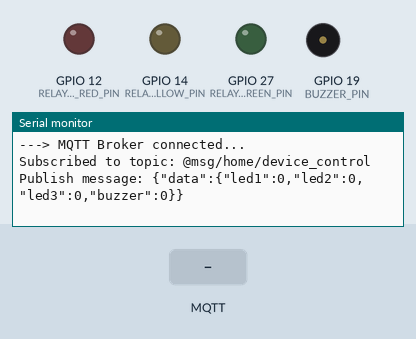
Recording of a program running on a simulated ESP32. Parts: output pins drawn as LEDs (lit = HIGH), buzzer (waves = sounding, pin HIGH), the last lines printed to the serial monitor. The inputs (shaded band) are chosen by the test bench. WiFi joins after 1.5 s; servers stay silent unless stated; no MQTT or app messages arrive unless stated.

Above: at 2.7 s.
2.8 s: MQTT message "1" arrives on the first subscribed topic
At 4.0 s:
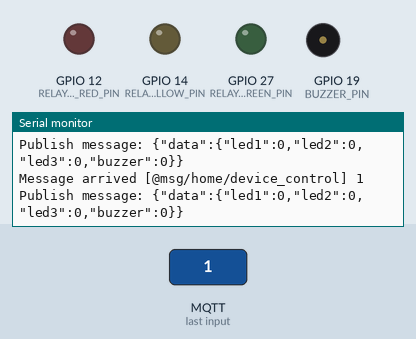
5.0 s: MQTT message "on" arrives on the first subscribed topic
At 6.7 s:
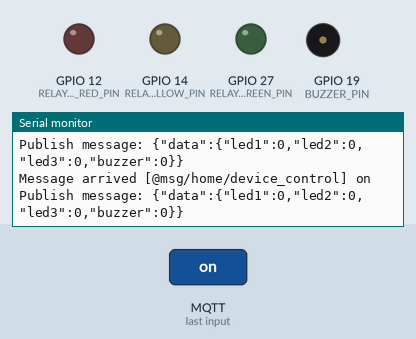
7.0 s: MQTT message "off" arrives on the first subscribed topic
At 8.6 s:
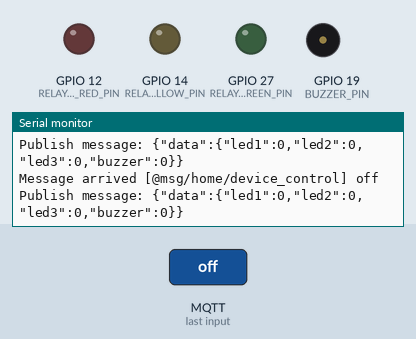

The program:

main.cpp
```cpp
#include <Arduino.h>
#include <PubSubClient.h>
#include <WiFi.h>
int outputState[4] = {0, 0, 0, 0};
// WIFI config
const char *ssid = "Wokwi-GUEST";
const char *password = "";
WiFiClient wifiClient;
// MQTT client config
const char *mqttServer = "mqtt.netpie.io";
const int mqttPort = 1883;
const char *mqttClientId = "8af8b2f4-56a9-49a0-965c-00e9ec178220";
const char *mqttUser = "Q6J6VXKhpUeK9xjBXGqbLCEuwJiGYcjF";
const char *mqttPassword = "GoRcwKXPwmrKv8R7WSsyTi2zvmEoHsmM";
const char *topic_sub = "@msg/home/device_control"; // topic to subscribe
const char *topic_pub = "@msg/home/device_status"; // topic to publish
const char *data_pub = "@shadow/data/update"; // topic to publish
PubSubClient mqttClient(wifiClient);

// pin definition
const int RELAY_LED_RED_PIN = 12;
const int RELAY_LED_YELLOW_PIN = 14;
const int RELAY_LED_GREEN_PIN = 27;
const int BUZZER_PIN = 19;

void setup_wifi()
{
  // Start by connecting to a WiFi network
  Serial.println();
  Serial.print("Connecting to ");
  Serial.println(ssid);
  WiFi.begin(ssid, password);
  while (WiFi.status() != WL_CONNECTED)
  {
    delay(500);
    Serial.print(".");
  }
  Serial.println();
  Serial.print("WiFi connected on ");
  Serial.print("IP address: ");
  Serial.print(WiFi.localIP());
  Serial.print(" MAC address: ");
  Serial.println(WiFi.macAddress());
}

void reconnectMQTT()
{
  // Loop until reconnected
  char mqttinfo[80];
  char clientId[100] = "\0";
  snprintf(mqttinfo, 75, "Attempting MQTT connection at %s:%d (%s/%s)...",
                          mqttServer, mqttPort, mqttUser, mqttPassword);
  while (!mqttClient.connected())
  {
    Serial.println(mqttinfo);

    if (mqttClient.connect(mqttClientId, mqttUser, mqttPassword))
    {
      Serial.println("---> MQTT Broker connected...");
      // subscribe here after connected
      mqttClient.subscribe(topic_sub);
      Serial.println("Subscribed to topic: " + String(topic_sub));
    }
    else
    {
      Serial.print("failed, rc=");
      Serial.print(mqttClient.state());
      Serial.println(" try again in 5 seconds");
      delay(5000);  // Recommended: Wait 5 seconds before retrying
    }
  }
}

void publishLightStatus(const char* status_1, const char* status_2, const char* status_3, const char* status_4) {
  String publishMessage;
  // Prepare JSON message
  publishMessage = "{\"data\":{";
  publishMessage += "\"led1\":";
  publishMessage += status_1;
  publishMessage += ",";
  publishMessage += "\"led2\":";
  publishMessage += status_2;
  publishMessage += ",";
  publishMessage += "\"led3\":";
  publishMessage += status_3;
  publishMessage += ",";
  publishMessage += "\"buzzer\":";
  publishMessage += status_4;
  publishMessage += "}";
  publishMessage += "}";

  Serial.println("Publish message: " + publishMessage);
  mqttClient.publish(topic_pub, publishMessage.c_str()); // publish to topic for subscriber
  mqttClient.publish(data_pub, publishMessage.c_str()); // publish to topic for data shadow
}

void mqttCallback(char* topic, byte* payload, unsigned int length) {
  String message;

  Serial.print("Message arrived [");
  Serial.print(topic);
  Serial.print("] ");

  for (unsigned int i = 0; i < length; i++) {
    message += (char)payload[i];
  }
  Serial.println(message);

  // MARK: Message Payload
  // message payload: {"led1":1} or {"led1":0}
  if (message.indexOf("\"led1\":1") != -1) {
    digitalWrite(RELAY_LED_RED_PIN, HIGH);
    outputState[0] = 1;
    Serial.println("LED1 is ON");
  }
  else if (message.indexOf("\"led1\":0") != -1) {
    digitalWrite(RELAY_LED_RED_PIN, LOW);
    outputState[0] = 0;
    Serial.println("LED1 is OFF");
  }

  if (message.indexOf("\"led2\":1") != -1) {
    digitalWrite(RELAY_LED_YELLOW_PIN, HIGH);
    outputState[1] = 1;
    Serial.println("LED2 is ON");
  }
  else if (message.indexOf("\"led2\":0") != -1) {
    digitalWrite(RELAY_LED_YELLOW_PIN, LOW);
    outputState[1] = 0;
    Serial.println("LED2 is OFF");
  }

  if (message.indexOf("\"led3\":1") != -1) {
    digitalWrite(RELAY_LED_GREEN_PIN, HIGH);
    outputState[2] = 1;
    Serial.println("LED3 is ON");
  }
  else if (message.indexOf("\"led3\":0") != -1) {
    digitalWrite(RELAY_LED_GREEN_PIN, LOW);
    outputState[2] = 0;
    Serial.println("LED3 is OFF");
  }

  if (message.indexOf("\"buzzer\":1") != -1) {
    digitalWrite(BUZZER_PIN, HIGH);
    outputState[3] = 1;
    Serial.println("Buzzer is ON");
  }
  else if (message.indexOf("\"buzzer\":0") != -1) {
    digitalWrite(BUZZER_PIN, LOW);
    outputState[3] = 0;
    Serial.println("Buzzer is OFF");
  }

  publishLightStatus(String(outputState[0]).c_str(), String(outputState[1]).c_str(), String(outputState[2]).c_str(), String(outputState[3]).c_str());
}

void setup()
{
  Serial.begin(115200);
  setup_wifi();
  mqttClient.setServer(mqttServer, mqttPort);
  mqttClient.setCallback(mqttCallback);
  pinMode(RELAY_LED_RED_PIN, OUTPUT);
  pinMode(RELAY_LED_YELLOW_PIN, OUTPUT);
  pinMode(RELAY_LED_GREEN_PIN, OUTPUT);
  pinMode(BUZZER_PIN, OUTPUT);
  digitalWrite(RELAY_LED_RED_PIN, LOW); // turn the LED off by making the voltage LOW
  digitalWrite(RELAY_LED_YELLOW_PIN, LOW);
  digitalWrite(RELAY_LED_GREEN_PIN, LOW);
  digitalWrite(BUZZER_PIN, LOW);
  reconnectMQTT();
  publishLightStatus("0", "0", "0", "0"); // initial status
}

void loop()
{
  if (!mqttClient.connected())
  {
    reconnectMQTT();
  }
  mqttClient.loop();

  delay(1000); // wait for next read
}
```

Measured:
- after the input at 2.8 s, the serial monitor: prints a new line after 0.77 s (image 1)
- after the input at 5.0 s, the serial monitor: prints a new line after 0.57 s (image 2)
- after the input at 7.0 s, the serial monitor: prints a new line after 0.58 s (image 3)
